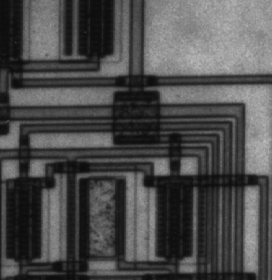
%> input picture Mathematical_Morphology_examples/circuit.tif, 272 x 280 px
$ octave MathMorphCircuitSquare.m   (GNU Octave 9; MATLAB toolbox functions it lacks are replaced by stand-ins)
%> lines starting %> are read from the running program, lines starting %| are printed output that depends on the picture
%% Introduction to image processing workshop - semester two
%% You can run this code and check the results in the "Command Window"
%% Mathematical morphology image function
%%   /\
%%  /!!\
%% /!!!!\  Make sure that you load the image package using
%%/______\ "pkg load image"
%% Basic examples of Mathematical morphology: cameraman image
%% Made by Romuald Jolivot for BU introduction to image processing workshop


% Clear all previous data use clear function and closing all potential windows using close function for all data
clear all, close all

%%%%%%%%%%%%%%%%%%%%%%%%%%%%%%%%%%%%%%%%%%%%%%%%%%%%%%%%%%%%%%%%%%%%%%%%%%%%%%%%
%% Load image into a variable
%%%%%%%%%%%%%%%%%%%%%%%%%%%%%%%%%%%%%%%%%%%%%%%%%%%%%%%%%%%%%%%%%%%%%%%%%%%%%%%%


% Load an image using dialog box function uigetfile
% uigetfile function to get the file path and file name
%[filename, filepath]=uigetfile({"*.png;*.jpg","Choose cameraman image to load"});
% load the image using file path and file name put into squared bracked and separated with a comma ,
%Im = imread([filepath,filename]);


%% Load an image with the file name
Im = imread("circuit.tif");
%> Im is the input picture: size 280x272 uint8; min 12, max 191, mean 76.3


%%%%%%%%%%%%%%%%%%%%%%%%%%%%%%%%%%%%%%%%%%%%%%%%%%%%%%%%%%%%%%%%%%%%%%%%%%%%%%%%
%% Structuring element: square
% Size 3
SESQ3=strel("square",3);

% Size 5
SESQ5=strel("square",5);

% Size 7
SESQ7=strel("square",7);


% Apply erosion using square with different size
% Erosion Square 3
ImErSq3 = imerode(Im,SESQ3);
% Erosion Square 5
ImErSq5 = imerode(Im,SESQ5);
% Erosion Square 3
ImErSq7 = imerode(Im,SESQ7);
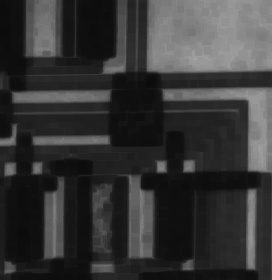
%> ImErSq7: size 280x272 uint8; min 12, max 162, mean 54.3

% Display the results for Erosion Square 3

figure(1)
subplot(2,2,1)
imshow(Im)
title("Original Image")
subplot(2,2,2)
imshow(ImErSq3)
title("Erosion Square 3")
subplot(2,2,3)
imshow(ImErSq5)
title("Erosion Square 5")
subplot(2,2,4)
imshow(ImErSq7)
title("Erosion Square 7")

% Apply dilation using square with different size
% Dilation Square 3
ImDiSq3 = imdilate(Im,SESQ3);
% Dilation Square 5
ImDiSq5 = imdilate(Im,SESQ5);
% Dilation Square 3
ImDiSq7 = imdilate(Im,SESQ7);
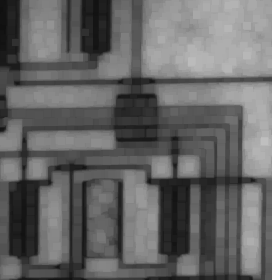
%> ImDiSq7: size 280x272 uint8; min 16, max 191, mean 101

% Display the results for Dilation Square size 3, 5, 7

figure(2)
subplot(2,2,1)
imshow(Im)
title("Original Image")
subplot(2,2,2)
imshow(ImDiSq3)
title("Dilation Square 3")
subplot(2,2,3)
imshow(ImDiSq5)
title("Dilation Square 5")
subplot(2,2,4)
imshow(ImDiSq7)
title("Dilation Square 7")


% Apply opening using square with different size
% Opening Square 3
ImOpSq3 = imopen(Im,SESQ3);
% Opening Square 5
ImOpSq5 = imopen(Im,SESQ5);
% Opening Square 3
ImOpSq7 = imopen(Im,SESQ7);

% Display the results for opening Square size 3, 5, 7

figure(3)
subplot(2,2,1)
imshow(Im)
title("Original Image")
subplot(2,2,2)
imshow(ImOpSq3)
title("Opening Square 3")
subplot(2,2,3)
imshow(ImOpSq5)
title("Opening Square 5")
subplot(2,2,4)
imshow(ImOpSq7)
title("Opening Square 7")

% Apply closing using square with different size
% Closing Square 3
ImClSq3 = imclose(Im,SESQ3);
% Closing Square 5
ImClSq5 = imclose(Im,SESQ5);
% Closing Square 3
ImClSq7 = imclose(Im,SESQ7);

% Display the results for Closing Square size 3, 5, 7

figure(4)
subplot(2,2,1)
imshow(Im)
title("Original Image")
subplot(2,2,2)
imshow(ImClSq3)
title("Closing Square 3")
subplot(2,2,3)
imshow(ImClSq5)
title("Closing Square 5")
subplot(2,2,4)
imshow(ImClSq7)
title("Closing Square 7")


%% Applying erosion twice
ImErSq3_2 = imerode(ImErSq3,SESQ3);

figure(5)
subplot(1,3,1)
imshow(Im)
title("Original Image")
subplot(1,3,2)
imshow(ImErSq3)
title("Erosion Square 3")
subplot(1,3,3)
imshow(ImErSq3)
title("Erosion Square 3 x2")

%% Applying dilation twice
ImDiSq3_2 = imdilate(ImDiSq3,SESQ3);

figure(6)
subplot(1,3,1)
imshow(Im)
title("Original Image")
subplot(1,3,2)
imshow(ImDiSq3)
title("Dilation Square 3")
subplot(1,3,3)
imshow(ImDiSq3_2)
title("Dilation Square 3 x2")


%%%%%%%%%%%%%%%%%%%%%%%%%%%%%%%%%%%%%%%%%%%%%%%%%%%%%%%%%%%%%%%%%%%%%%%%%%%%%%%%
%% Add salt and pepper noise
ImAddNoise = imnoise(Im, "salt & pepper",0.02);

% Apply erosion using square with different size
% Erosion Square 3
ImErSq3Noise = imerode(ImAddNoise,SESQ3);
% Erosion Square 5
ImErSq5Noise = imerode(ImAddNoise,SESQ5);
% Erosion Square 3
ImErSq7Noise = imerode(ImAddNoise,SESQ7);
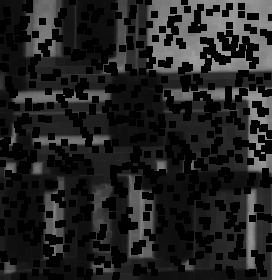
%> ImErSq7Noise: size 280x272 uint8; min 0, max 162, mean 33.8

% Display the results for Erosion Square 3

figure(7)
subplot(2,2,1)
imshow(ImAddNoise)
title("Noisy Image")
subplot(2,2,2)
imshow(ImErSq3Noise)
title("Erosion Square 3")
subplot(2,2,3)
imshow(ImErSq5Noise)
title("Erosion Square 5")
subplot(2,2,4)
imshow(ImErSq7Noise)
title("Erosion Square 7")

% Apply dilation using square with different size
% Dilation Square 3
ImDiSq3Noise = imdilate(ImAddNoise,SESQ3);
% Dilation Square 5
ImDiSq5Noise = imdilate(ImAddNoise,SESQ5);
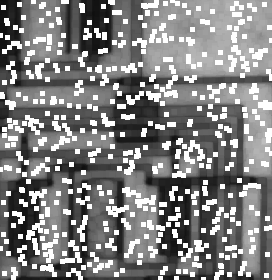
%> ImDiSq5Noise: size 280x272 uint8; min 14, max 255, mean 129.9
% Dilation Square 3
ImDiSq7Noise = imdilate(ImAddNoise,SESQ7);
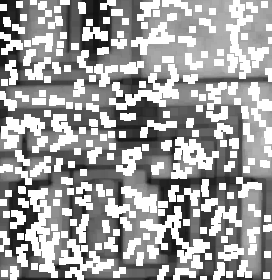
%> ImDiSq7Noise: size 280x272 uint8; min 16, max 255, mean 159.6

% Display the results for Dilation Square size 3, 5, 7

figure(8)
subplot(2,2,1)
imshow(ImAddNoise)
title("Noisy Image")
subplot(2,2,2)
imshow(ImDiSq3Noise)
title("Dilation Square 3")
subplot(2,2,3)
imshow(ImDiSq5Noise)
title("Dilation Square 5")
subplot(2,2,4)
imshow(ImDiSq7Noise)
title("Dilation Square 7")


% Apply opening using square with different size
% Opening Square 3
ImOpSq3Noise = imopen(ImAddNoise,SESQ3);
% Opening Square 5
ImOpSq5Noise = imopen(ImAddNoise,SESQ5);
% Opening Square 3
ImOpSq7Noise = imopen(ImAddNoise,SESQ7);
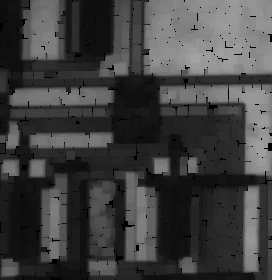
%> ImOpSq7Noise: size 280x272 uint8; min 0, max 162, mean 63.8

% Display the results for opening Square size 3, 5, 7

figure(9)
subplot(2,2,1)
imshow(ImAddNoise)
title("Noisy Image")
subplot(2,2,2)
imshow(ImOpSq3Noise)
title("Opening Square 3")
subplot(2,2,3)
imshow(ImOpSq5Noise)
title("Opening Square 5")
subplot(2,2,4)
imshow(ImOpSq7Noise)
title("Opening Square 7")

% Apply closing using square with different size
% Closing Square 3
ImClSq3Noise = imclose(ImAddNoise,SESQ3);
% Closing Square 5
ImClSq5Noise = imclose(ImAddNoise,SESQ5);
% Closing Square 3
ImClSq7Noise = imclose(ImAddNoise,SESQ7);

% Display the results for Closing Square size 3, 5, 7

figure(10)
subplot(2,2,1)
imshow(ImAddNoise)
title("Noisy Image")
subplot(2,2,2)
imshow(ImClSq3Noise)
title("Closing Square 3")
subplot(2,2,3)
imshow(ImClSq5Noise)
title("Closing Square 5")
subplot(2,2,4)
imshow(ImClSq7Noise)
title("Closing Square 7")


%% Applying erosion twice
ImErSq3_2Noise = imerode(ImErSq3Noise,SESQ3);

figure(11)
subplot(1,3,1)
imshow(ImAddNoise)
title("Noisy Image")
subplot(1,3,2)
imshow(ImErSq3Noise)
title("Erosion Square 3")
subplot(1,3,3)
imshow(ImErSq3_2Noise)
title("Erosion Square 3 x2")

%% Applying dilation twice
ImDiSq3_2Noise = imdilate(ImDiSq3Noise,SESQ3);

figure(12)
subplot(1,3,1)
imshow(ImAddNoise)
title("Noisy Image")
subplot(1,3,2)
imshow(ImDiSq3Noise)
title("Dilation Square 3")
subplot(1,3,3)
imshow(ImDiSq3_2Noise)
title("Dilation Square 3 x2")

%%%%%%%%%%%%%%%%%%%%%%%%%%%%%%%%%%%%%%%%%%%%%%%%%%%%%%%%%%%%%%%%%%%%%%%%%%%%%%%%
%% Getting External gradient, Internal gradient and Gradient image

% External gradient = Image dilated (with 3x3 square) - Image original
ExtGradientIm = ImDiSq3 - Im;

% Internal gradien = Image original - Image eroded (with 3x3 square)
IntGradientIm = Im - ImErSq3;

GradientImage = ExtGradientIm - IntGradientIm;
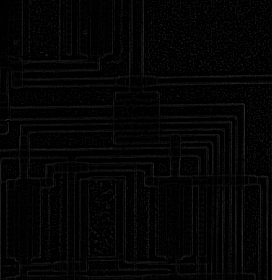
%> GradientImage: size 280x272 uint8; min 0, max 45, mean 4.3

% Display result of gradients
figure(13)
subplot(2,2,1)
imshow(Im)
title("Original Image")
subplot(2,2,2)
imshow(ExtGradientIm)
title("External Gradient Image")
subplot(2,2,3)
imshow(IntGradientIm)
title("Internal Gradient Image")
subplot(2,2,4)
imshow(GradientImage)
title("Gradient Image")

$ run again, with Mathematical_Morphology_examples/cameraman.jpg saved as Mathematical_Morphology_examples/circuit.tif
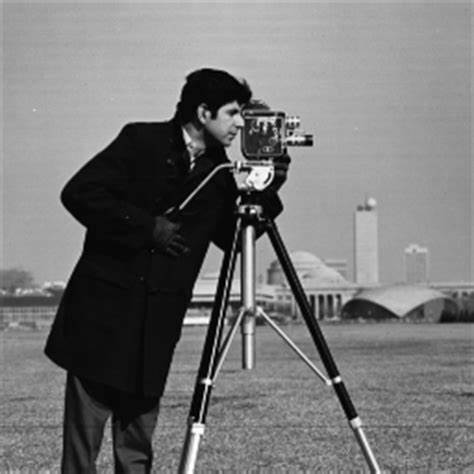
%> input picture Mathematical_Morphology_examples/cameraman.jpg, 474 x 474 px
%> Im is the input picture: size 474x474x3 uint8; min 0, max 255, mean 119
%> `ImDiSq7Noise = imdilate(ImAddNoise,SESQ7);`:
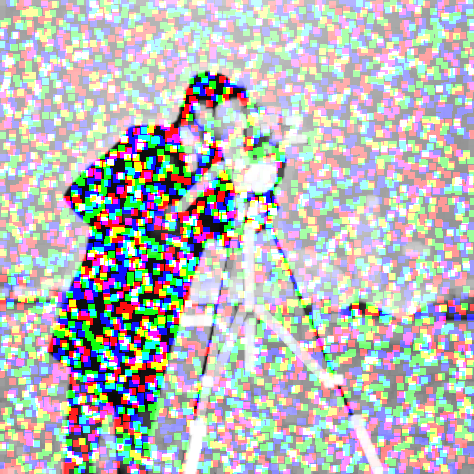
%> ImDiSq7Noise: size 474x474x3 uint8; mean R, G, B 183, 183.7, 184.9
%> `GradientImage = ExtGradientIm - IntGradientIm;`:
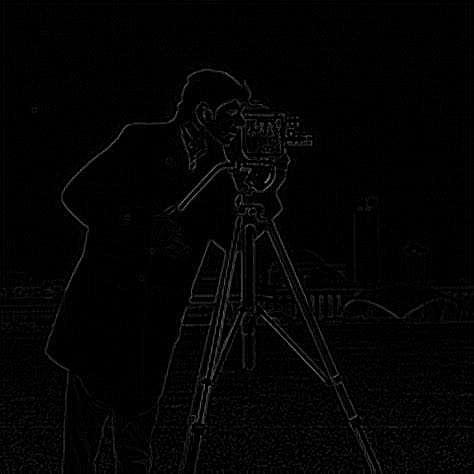
%> GradientImage: size 474x474x3 uint8; min 0, max 133, mean 3.4
